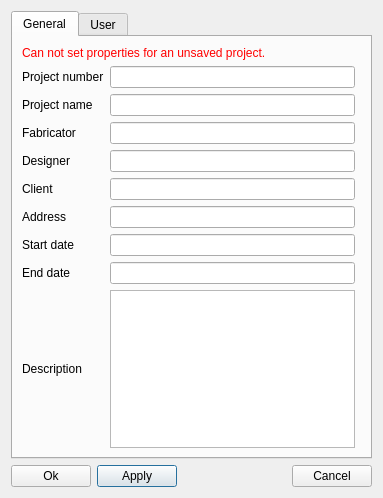
<?xml version="1.0" encoding="UTF-8"?>
<ui version="4.0">
 <class>ViewsListForm</class>
 <widget class="QDialog" name="ViewsListForm">
  <property name="geometry">
   <rect>
    <x>0</x>
    <y>0</y>
    <width>383</width>
    <height>498</height>
   </rect>
  </property>
  <property name="sizePolicy">
   <sizepolicy hsizetype="MinimumExpanding" vsizetype="MinimumExpanding">
    <horstretch>0</horstretch>
    <verstretch>0</verstretch>
   </sizepolicy>
  </property>
  <property name="windowTitle">
   <string>Project Properties</string>
  </property>
  <layout class="QGridLayout" name="gridLayout">
   <item row="1" column="1">
    <widget class="QPushButton" name="pushButtonApply">
     <property name="text">
      <string>Apply</string>
     </property>
    </widget>
   </item>
   <item row="1" column="2">
    <spacer name="horizontalSpacer_3">
     <property name="orientation">
      <enum>Qt::Horizontal</enum>
     </property>
     <property name="sizeHint" stdset="0">
      <size>
       <width>40</width>
       <height>20</height>
      </size>
     </property>
    </spacer>
   </item>
   <item row="1" column="0">
    <widget class="QPushButton" name="pushButtonOk">
     <property name="text">
      <string>Ok</string>
     </property>
    </widget>
   </item>
   <item row="1" column="3">
    <widget class="QPushButton" name="pushButtonCancel">
     <property name="text">
      <string>Cancel</string>
     </property>
    </widget>
   </item>
   <item row="0" column="0" colspan="4">
    <widget class="QTabWidget" name="tabWidgetProjectProperties">
     <property name="currentIndex">
      <number>0</number>
     </property>
     <widget class="QWidget" name="tabGeneral">
      <attribute name="title">
       <string>General</string>
      </attribute>
      <layout class="QGridLayout" name="gridLayout_2">
       <item row="8" column="0">
        <widget class="QLabel" name="label_10">
         <property name="text">
          <string>End date</string>
         </property>
        </widget>
       </item>
       <item row="5" column="0">
        <widget class="QLabel" name="label_7">
         <property name="text">
          <string>Client</string>
         </property>
        </widget>
       </item>
       <item row="2" column="1">
        <widget class="QLineEdit" name="lineEditProjectName"/>
       </item>
       <item row="1" column="0">
        <widget class="QLabel" name="label">
         <property name="text">
          <string>Project number</string>
         </property>
        </widget>
       </item>
       <item row="10" column="0" colspan="3">
        <spacer name="verticalSpacer_2">
         <property name="orientation">
          <enum>Qt::Vertical</enum>
         </property>
         <property name="sizeHint" stdset="0">
          <size>
           <width>20</width>
           <height>0</height>
          </size>
         </property>
        </spacer>
       </item>
       <item row="5" column="1">
        <widget class="QLineEdit" name="lineEditClient"/>
       </item>
       <item row="4" column="0">
        <widget class="QLabel" name="label_5">
         <property name="text">
          <string>Designer</string>
         </property>
        </widget>
       </item>
       <item row="4" column="1">
        <widget class="QLineEdit" name="lineEditDesigner"/>
       </item>
       <item row="9" column="0">
        <widget class="QLabel" name="label_3">
         <property name="text">
          <string>Description</string>
         </property>
        </widget>
       </item>
       <item row="9" column="1">
        <widget class="QTextEdit" name="textEditDescription"/>
       </item>
       <item row="7" column="2">
        <spacer name="horizontalSpacer_2">
         <property name="orientation">
          <enum>Qt::Horizontal</enum>
         </property>
         <property name="sizeHint" stdset="0">
          <size>
           <width>0</width>
           <height>20</height>
          </size>
         </property>
        </spacer>
       </item>
       <item row="7" column="0">
        <widget class="QLabel" name="label_9">
         <property name="text">
          <string>Start date</string>
         </property>
        </widget>
       </item>
       <item row="6" column="1">
        <widget class="QLineEdit" name="lineEditAddress"/>
       </item>
       <item row="3" column="0">
        <widget class="QLabel" name="label_4">
         <property name="text">
          <string>Fabricator</string>
         </property>
        </widget>
       </item>
       <item row="7" column="1">
        <widget class="QLineEdit" name="lineEditStartDate"/>
       </item>
       <item row="2" column="0">
        <widget class="QLabel" name="label_2">
         <property name="text">
          <string>Project name</string>
         </property>
        </widget>
       </item>
       <item row="6" column="0">
        <widget class="QLabel" name="label_8">
         <property name="text">
          <string>Address</string>
         </property>
        </widget>
       </item>
       <item row="3" column="1">
        <widget class="QLineEdit" name="lineEditFabricator"/>
       </item>
       <item row="1" column="1">
        <widget class="QLineEdit" name="lineEditProjectNumber"/>
       </item>
       <item row="8" column="1">
        <widget class="QLineEdit" name="lineEditEndDate"/>
       </item>
       <item row="0" column="0" colspan="2">
        <widget class="QLabel" name="labelWarning">
         <property name="styleSheet">
          <string notr="true">color: rgb(255, 0, 0);</string>
         </property>
         <property name="text">
          <string>Can not set properties for an unsaved project.</string>
         </property>
        </widget>
       </item>
      </layout>
     </widget>
     <widget class="QWidget" name="tabUser">
      <attribute name="title">
       <string>User</string>
      </attribute>
      <layout class="QGridLayout" name="gridLayout_3">
       <item row="3" column="0">
        <widget class="QLabel" name="label_13">
         <property name="text">
          <string>User field 4</string>
         </property>
        </widget>
       </item>
       <item row="2" column="1">
        <widget class="QLineEdit" name="lineEditUserField3">
         <property name="sizePolicy">
          <sizepolicy hsizetype="MinimumExpanding" vsizetype="Fixed">
           <horstretch>0</horstretch>
           <verstretch>0</verstretch>
          </sizepolicy>
         </property>
         <property name="minimumSize">
          <size>
           <width>256</width>
           <height>0</height>
          </size>
         </property>
        </widget>
       </item>
       <item row="0" column="0">
        <widget class="QLabel" name="label_6">
         <property name="text">
          <string>User field 1</string>
         </property>
        </widget>
       </item>
       <item row="1" column="0">
        <widget class="QLabel" name="label_11">
         <property name="text">
          <string>User field 2</string>
         </property>
        </widget>
       </item>
       <item row="5" column="1">
        <widget class="QLineEdit" name="lineEditUserField6">
         <property name="sizePolicy">
          <sizepolicy hsizetype="MinimumExpanding" vsizetype="Fixed">
           <horstretch>0</horstretch>
           <verstretch>0</verstretch>
          </sizepolicy>
         </property>
         <property name="minimumSize">
          <size>
           <width>256</width>
           <height>0</height>
          </size>
         </property>
        </widget>
       </item>
       <item row="0" column="1">
        <widget class="QLineEdit" name="lineEditUserField1">
         <property name="sizePolicy">
          <sizepolicy hsizetype="MinimumExpanding" vsizetype="Fixed">
           <horstretch>0</horstretch>
           <verstretch>0</verstretch>
          </sizepolicy>
         </property>
         <property name="minimumSize">
          <size>
           <width>256</width>
           <height>0</height>
          </size>
         </property>
        </widget>
       </item>
       <item row="4" column="1">
        <widget class="QLineEdit" name="lineEditUserField5">
         <property name="sizePolicy">
          <sizepolicy hsizetype="MinimumExpanding" vsizetype="Fixed">
           <horstretch>0</horstretch>
           <verstretch>0</verstretch>
          </sizepolicy>
         </property>
         <property name="minimumSize">
          <size>
           <width>256</width>
           <height>0</height>
          </size>
         </property>
        </widget>
       </item>
       <item row="1" column="1">
        <widget class="QLineEdit" name="lineEditUserField2">
         <property name="sizePolicy">
          <sizepolicy hsizetype="MinimumExpanding" vsizetype="Fixed">
           <horstretch>0</horstretch>
           <verstretch>0</verstretch>
          </sizepolicy>
         </property>
         <property name="minimumSize">
          <size>
           <width>256</width>
           <height>0</height>
          </size>
         </property>
        </widget>
       </item>
       <item row="3" column="1">
        <widget class="QLineEdit" name="lineEditUserField4">
         <property name="sizePolicy">
          <sizepolicy hsizetype="MinimumExpanding" vsizetype="Fixed">
           <horstretch>0</horstretch>
           <verstretch>0</verstretch>
          </sizepolicy>
         </property>
         <property name="minimumSize">
          <size>
           <width>256</width>
           <height>0</height>
          </size>
         </property>
        </widget>
       </item>
       <item row="6" column="0">
        <widget class="QLabel" name="label_16">
         <property name="text">
          <string>User field 7</string>
         </property>
        </widget>
       </item>
       <item row="2" column="0">
        <widget class="QLabel" name="label_12">
         <property name="text">
          <string>User field 3</string>
         </property>
        </widget>
       </item>
       <item row="8" column="1">
        <spacer name="verticalSpacer">
         <property name="orientation">
          <enum>Qt::Vertical</enum>
         </property>
         <property name="sizeHint" stdset="0">
          <size>
           <width>20</width>
           <height>0</height>
          </size>
         </property>
        </spacer>
       </item>
       <item row="4" column="0">
        <widget class="QLabel" name="label_14">
         <property name="text">
          <string>User field 5</string>
         </property>
        </widget>
       </item>
       <item row="6" column="1">
        <widget class="QLineEdit" name="lineEditUserField7">
         <property name="sizePolicy">
          <sizepolicy hsizetype="MinimumExpanding" vsizetype="Fixed">
           <horstretch>0</horstretch>
           <verstretch>0</verstretch>
          </sizepolicy>
         </property>
         <property name="minimumSize">
          <size>
           <width>256</width>
           <height>0</height>
          </size>
         </property>
        </widget>
       </item>
       <item row="5" column="0">
        <widget class="QLabel" name="label_15">
         <property name="text">
          <string>User field 6</string>
         </property>
        </widget>
       </item>
       <item row="7" column="0">
        <widget class="QLabel" name="label_17">
         <property name="text">
          <string>User field 8</string>
         </property>
        </widget>
       </item>
       <item row="7" column="1">
        <widget class="QLineEdit" name="lineEditUserField8">
         <property name="sizePolicy">
          <sizepolicy hsizetype="MinimumExpanding" vsizetype="Fixed">
           <horstretch>0</horstretch>
           <verstretch>0</verstretch>
          </sizepolicy>
         </property>
         <property name="minimumSize">
          <size>
           <width>256</width>
           <height>0</height>
          </size>
         </property>
        </widget>
       </item>
       <item row="3" column="2">
        <spacer name="horizontalSpacer">
         <property name="orientation">
          <enum>Qt::Horizontal</enum>
         </property>
         <property name="sizeHint" stdset="0">
          <size>
           <width>0</width>
           <height>20</height>
          </size>
         </property>
        </spacer>
       </item>
      </layout>
     </widget>
    </widget>
   </item>
  </layout>
 </widget>
 <resources/>
 <connections/>
</ui>
